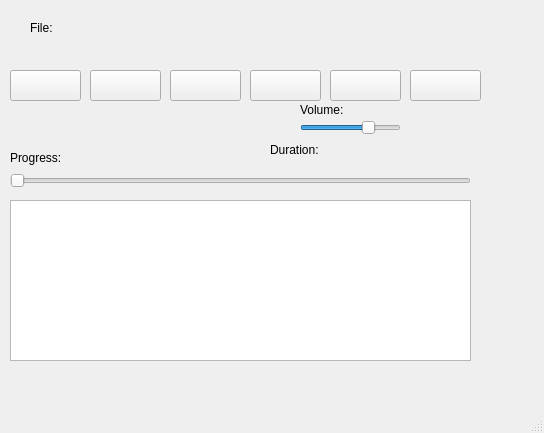
<?xml version="1.0" encoding="UTF-8"?>
<ui version="4.0">
 <class>MainWindow</class>
 <widget class="QMainWindow" name="MainWindow">
  <property name="geometry">
   <rect>
    <x>0</x>
    <y>0</y>
    <width>544</width>
    <height>433</height>
   </rect>
  </property>
  <property name="windowTitle">
   <string>MainWindow</string>
  </property>
  <widget class="QWidget" name="centralwidget">
   <widget class="QPushButton" name="pushButtonOpen">
    <property name="geometry">
     <rect>
      <x>10</x>
      <y>70</y>
      <width>71</width>
      <height>31</height>
     </rect>
    </property>
    <property name="text">
     <string/>
    </property>
   </widget>
   <widget class="QPushButton" name="pushButtonPrev">
    <property name="geometry">
     <rect>
      <x>90</x>
      <y>70</y>
      <width>71</width>
      <height>31</height>
     </rect>
    </property>
    <property name="text">
     <string/>
    </property>
   </widget>
   <widget class="QPushButton" name="pushButtonPlay">
    <property name="geometry">
     <rect>
      <x>170</x>
      <y>70</y>
      <width>71</width>
      <height>31</height>
     </rect>
    </property>
    <property name="text">
     <string/>
    </property>
   </widget>
   <widget class="QPushButton" name="pushButtonPause">
    <property name="geometry">
     <rect>
      <x>250</x>
      <y>70</y>
      <width>71</width>
      <height>31</height>
     </rect>
    </property>
    <property name="text">
     <string/>
    </property>
   </widget>
   <widget class="QPushButton" name="pushButtonStop">
    <property name="geometry">
     <rect>
      <x>330</x>
      <y>70</y>
      <width>71</width>
      <height>31</height>
     </rect>
    </property>
    <property name="text">
     <string/>
    </property>
   </widget>
   <widget class="QPushButton" name="pushButtonNext">
    <property name="geometry">
     <rect>
      <x>410</x>
      <y>70</y>
      <width>71</width>
      <height>31</height>
     </rect>
    </property>
    <property name="text">
     <string/>
    </property>
   </widget>
   <widget class="QSlider" name="HorizontalSliderProgress">
    <property name="geometry">
     <rect>
      <x>10</x>
      <y>170</y>
      <width>461</width>
      <height>21</height>
     </rect>
    </property>
    <property name="orientation">
     <enum>Qt::Horizontal</enum>
    </property>
   </widget>
   <widget class="QSlider" name="horizontalSliderVolume">
    <property name="geometry">
     <rect>
      <x>300</x>
      <y>120</y>
      <width>101</width>
      <height>16</height>
     </rect>
    </property>
    <property name="value">
     <number>70</number>
    </property>
    <property name="orientation">
     <enum>Qt::Horizontal</enum>
    </property>
   </widget>
   <widget class="QLabel" name="labelVolume">
    <property name="geometry">
     <rect>
      <x>300</x>
      <y>100</y>
      <width>101</width>
      <height>20</height>
     </rect>
    </property>
    <property name="text">
     <string>Volume:</string>
    </property>
   </widget>
   <widget class="QLabel" name="labelFile">
    <property name="geometry">
     <rect>
      <x>30</x>
      <y>20</y>
      <width>541</width>
      <height>16</height>
     </rect>
    </property>
    <property name="text">
     <string>File:</string>
    </property>
   </widget>
   <widget class="QLabel" name="labelDuration">
    <property name="geometry">
     <rect>
      <x>270</x>
      <y>140</y>
      <width>271</width>
      <height>20</height>
     </rect>
    </property>
    <property name="text">
     <string>Duration:</string>
    </property>
   </widget>
   <widget class="QLabel" name="labelProgress">
    <property name="geometry">
     <rect>
      <x>10</x>
      <y>150</y>
      <width>221</width>
      <height>16</height>
     </rect>
    </property>
    <property name="text">
     <string>Progress:</string>
    </property>
   </widget>
   <widget class="QTableView" name="tableViewPlaylist">
    <property name="geometry">
     <rect>
      <x>10</x>
      <y>200</y>
      <width>461</width>
      <height>161</height>
     </rect>
    </property>
   </widget>
  </widget>
  <widget class="QMenuBar" name="menubar">
   <property name="geometry">
    <rect>
     <x>0</x>
     <y>0</y>
     <width>544</width>
     <height>21</height>
    </rect>
   </property>
  </widget>
  <widget class="QStatusBar" name="statusbar"/>
 </widget>
 <resources/>
 <connections/>
</ui>
